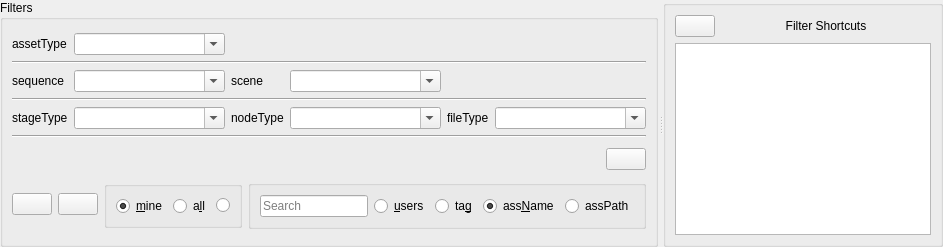
         <widget class="QSplitter" name="splitter">
          <property name="sizePolicy">
           <sizepolicy hsizetype="Preferred" vsizetype="Minimum">
            <horstretch>0</horstretch>
            <verstretch>0</verstretch>
           </sizepolicy>
          </property>
          <property name="maximumSize">
           <size>
            <width>16777215</width>
            <height>16777215</height>
           </size>
          </property>
          <property name="frameShape">
           <enum>QFrame::NoFrame</enum>
          </property>
          <property name="frameShadow">
           <enum>QFrame::Plain</enum>
          </property>
          <property name="lineWidth">
           <number>1</number>
          </property>
          <property name="orientation">
           <enum>Qt::Horizontal</enum>
          </property>
          <property name="opaqueResize">
           <bool>true</bool>
          </property>
          <property name="handleWidth">
           <number>5</number>
          </property>
          <property name="childrenCollapsible">
           <bool>false</bool>
          </property>
          <widget class="QGroupBox" name="groupBoxFilters">
           <property name="sizePolicy">
            <sizepolicy hsizetype="Preferred" vsizetype="Fixed">
             <horstretch>0</horstretch>
             <verstretch>0</verstretch>
            </sizepolicy>
           </property>
           <property name="minimumSize">
            <size>
             <width>0</width>
             <height>1</height>
            </size>
           </property>
           <property name="title">
            <string>Filters</string>
           </property>
           <layout class="QVBoxLayout" name="verticalLayout_5">
            <item>
             <layout class="QHBoxLayout" name="horizontalLayout_11">
              <item>
               <layout class="QGridLayout" name="gridLayout_3">
                <property name="sizeConstraint">
                 <enum>QLayout::SetMinimumSize</enum>
                </property>
                <item row="1" column="1">
                 <widget class="QComboBox" name="comboAssType">
                  <property name="editable">
                   <bool>true</bool>
                  </property>
                  <property name="insertPolicy">
                   <enum>QComboBox::InsertAlphabetically</enum>
                  </property>
                 </widget>
                </item>
                <item row="7" column="1">
                 <widget class="QComboBox" name="comboStage">
                  <property name="editable">
                   <bool>true</bool>
                  </property>
                  <property name="insertPolicy">
                   <enum>QComboBox::InsertAlphabetically</enum>
                  </property>
                  <property name="frame">
                   <bool>true</bool>
                  </property>
                 </widget>
                </item>
                <item row="4" column="3">
                 <widget class="QComboBox" name="comboScn">
                  <property name="editable">
                   <bool>true</bool>
                  </property>
                  <property name="insertPolicy">
                   <enum>QComboBox::InsertAlphabetically</enum>
                  </property>
                 </widget>
                </item>
                <item row="4" column="1">
                 <widget class="QComboBox" name="comboSeq">
                  <property name="editable">
                   <bool>true</bool>
                  </property>
                  <property name="insertPolicy">
                   <enum>QComboBox::InsertAlphabetically</enum>
                  </property>
                 </widget>
                </item>
                <item row="7" column="3">
                 <widget class="QComboBox" name="comboNode">
                  <property name="editable">
                   <bool>true</bool>
                  </property>
                  <property name="insertPolicy">
                   <enum>QComboBox::InsertAlphabetically</enum>
                  </property>
                 </widget>
                </item>
                <item row="7" column="5">
                 <widget class="QComboBox" name="comboFile">
                  <property name="editable">
                   <bool>true</bool>
                  </property>
                  <property name="insertPolicy">
                   <enum>QComboBox::InsertAlphabetically</enum>
                  </property>
                 </widget>
                </item>
                <item row="7" column="4">
                 <widget class="QLabel" name="label_11">
                  <property name="sizePolicy">
                   <sizepolicy hsizetype="Fixed" vsizetype="Preferred">
                    <horstretch>0</horstretch>
                    <verstretch>0</verstretch>
                   </sizepolicy>
                  </property>
                  <property name="text">
                   <string>fileType</string>
                  </property>
                 </widget>
                </item>
                <item row="7" column="2">
                 <widget class="QLabel" name="label_12">
                  <property name="sizePolicy">
                   <sizepolicy hsizetype="Fixed" vsizetype="Preferred">
                    <horstretch>0</horstretch>
                    <verstretch>0</verstretch>
                   </sizepolicy>
                  </property>
                  <property name="text">
                   <string>nodeType</string>
                  </property>
                 </widget>
                </item>
                <item row="7" column="0">
                 <widget class="QLabel" name="label_9">
                  <property name="sizePolicy">
                   <sizepolicy hsizetype="Fixed" vsizetype="Preferred">
                    <horstretch>0</horstretch>
                    <verstretch>0</verstretch>
                   </sizepolicy>
                  </property>
                  <property name="text">
                   <string>stageType</string>
                  </property>
                 </widget>
                </item>
                <item row="4" column="2">
                 <widget class="QLabel" name="label_10">
                  <property name="sizePolicy">
                   <sizepolicy hsizetype="Fixed" vsizetype="Preferred">
                    <horstretch>0</horstretch>
                    <verstretch>0</verstretch>
                   </sizepolicy>
                  </property>
                  <property name="text">
                   <string>scene</string>
                  </property>
                 </widget>
                </item>
                <item row="4" column="0">
                 <widget class="QLabel" name="label_8">
                  <property name="sizePolicy">
                   <sizepolicy hsizetype="Fixed" vsizetype="Preferred">
                    <horstretch>0</horstretch>
                    <verstretch>0</verstretch>
                   </sizepolicy>
                  </property>
                  <property name="text">
                   <string>sequence</string>
                  </property>
                 </widget>
                </item>
                <item row="5" column="0" colspan="6">
                 <widget class="Line" name="line_2">
                  <property name="orientation">
                   <enum>Qt::Horizontal</enum>
                  </property>
                 </widget>
                </item>
                <item row="1" column="0">
                 <widget class="QLabel" name="label_7">
                  <property name="sizePolicy">
                   <sizepolicy hsizetype="Fixed" vsizetype="Preferred">
                    <horstretch>0</horstretch>
                    <verstretch>0</verstretch>
                   </sizepolicy>
                  </property>
                  <property name="text">
                   <string>assetType</string>
                  </property>
                 </widget>
                </item>
                <item row="8" column="0" colspan="6">
                 <widget class="Line" name="line_9">
                  <property name="orientation">
                   <enum>Qt::Horizontal</enum>
                  </property>
                 </widget>
                </item>
                <item row="2" column="0" colspan="6">
                 <widget class="Line" name="line">
                  <property name="orientation">
                   <enum>Qt::Horizontal</enum>
                  </property>
                 </widget>
                </item>
               </layout>
              </item>
             </layout>
            </item>
            <item>
             <layout class="QHBoxLayout" name="horizontalLayout_4">
              <property name="sizeConstraint">
               <enum>QLayout::SetMinimumSize</enum>
              </property>
              <item>
               <spacer name="horizontalSpacer_2">
                <property name="orientation">
                 <enum>Qt::Horizontal</enum>
                </property>
                <property name="sizeType">
                 <enum>QSizePolicy::MinimumExpanding</enum>
                </property>
                <property name="sizeHint" stdset="0">
                 <size>
                  <width>40</width>
                  <height>20</height>
                 </size>
                </property>
               </spacer>
              </item>
              <item>
               <widget class="QPushButton" name="pushRefreshFilters">
                <property name="sizePolicy">
                 <sizepolicy hsizetype="Fixed" vsizetype="Fixed">
                  <horstretch>0</horstretch>
                  <verstretch>0</verstretch>
                 </sizepolicy>
                </property>
                <property name="focusPolicy">
                 <enum>Qt::NoFocus</enum>
                </property>
                <property name="text">
                 <string/>
                </property>
                <property name="flat">
                 <bool>false</bool>
                </property>
               </widget>
              </item>
             </layout>
            </item>
            <item>
             <layout class="QHBoxLayout" name="horizontalLayout_2">
              <property name="sizeConstraint">
               <enum>QLayout::SetDefaultConstraint</enum>
              </property>
              <item>
               <widget class="QPushButton" name="pushNewAsset">
                <property name="focusPolicy">
                 <enum>Qt::TabFocus</enum>
                </property>
                <property name="text">
                 <string/>
                </property>
                <property name="iconSize">
                 <size>
                  <width>28</width>
                  <height>28</height>
                 </size>
                </property>
                <property name="flat">
                 <bool>false</bool>
                </property>
               </widget>
              </item>
              <item>
               <widget class="QPushButton" name="pushAssImport">
                <property name="focusPolicy">
                 <enum>Qt::NoFocus</enum>
                </property>
                <property name="text">
                 <string/>
                </property>
                <property name="iconSize">
                 <size>
                  <width>28</width>
                  <height>28</height>
                 </size>
                </property>
                <property name="flat">
                 <bool>false</bool>
                </property>
               </widget>
              </item>
              <item>
               <widget class="QGroupBox" name="groupBox_4">
                <property name="sizePolicy">
                 <sizepolicy hsizetype="Preferred" vsizetype="Fixed">
                  <horstretch>0</horstretch>
                  <verstretch>0</verstretch>
                 </sizepolicy>
                </property>
                <property name="title">
                 <string/>
                </property>
                <layout class="QHBoxLayout" name="horizontalLayout_5">
                 <item>
                  <widget class="QRadioButton" name="radioMineAss">
                   <property name="focusPolicy">
                    <enum>Qt::NoFocus</enum>
                   </property>
                   <property name="text">
                    <string>&amp;mine</string>
                   </property>
                   <property name="checked">
                    <bool>true</bool>
                   </property>
                  </widget>
                 </item>
                 <item>
                  <widget class="QRadioButton" name="radioAllAss">
                   <property name="focusPolicy">
                    <enum>Qt::NoFocus</enum>
                   </property>
                   <property name="text">
                    <string>a&amp;ll</string>
                   </property>
                  </widget>
                 </item>
                 <item>
                  <widget class="QRadioButton" name="radioStarred">
                   <property name="focusPolicy">
                    <enum>Qt::NoFocus</enum>
                   </property>
                   <property name="text">
                    <string/>
                   </property>
                  </widget>
                 </item>
                </layout>
               </widget>
              </item>
              <item>
               <spacer name="horizontalSpacer_3">
                <property name="orientation">
                 <enum>Qt::Horizontal</enum>
                </property>
                <property name="sizeType">
                 <enum>QSizePolicy::Preferred</enum>
                </property>
                <property name="sizeHint" stdset="0">
                 <size>
                  <width>40</width>
                  <height>10</height>
                 </size>
                </property>
               </spacer>
              </item>
              <item>
               <widget class="QGroupBox" name="groupBox_3">
                <property name="sizePolicy">
                 <sizepolicy hsizetype="MinimumExpanding" vsizetype="Fixed">
                  <horstretch>0</horstretch>
                  <verstretch>0</verstretch>
                 </sizepolicy>
                </property>
                <property name="title">
                 <string/>
                </property>
                <property name="flat">
                 <bool>false</bool>
                </property>
                <property name="checkable">
                 <bool>false</bool>
                </property>
                <layout class="QVBoxLayout" name="verticalLayout_3">
                 <item>
                  <layout class="QHBoxLayout" name="horizontalLayout_6">
                   <item>
                    <widget class="QLineEdit" name="lineEditSearch">
                     <property name="sizePolicy">
                      <sizepolicy hsizetype="MinimumExpanding" vsizetype="Fixed">
                       <horstretch>0</horstretch>
                       <verstretch>0</verstretch>
                      </sizepolicy>
                     </property>
                     <property name="placeholderText">
                      <string>Search</string>
                     </property>
                     <property name="clearButtonEnabled">
                      <bool>true</bool>
                     </property>
                    </widget>
                   </item>
                   <item>
                    <widget class="QRadioButton" name="checkUsers">
                     <property name="sizePolicy">
                      <sizepolicy hsizetype="Fixed" vsizetype="Fixed">
                       <horstretch>0</horstretch>
                       <verstretch>0</verstretch>
                      </sizepolicy>
                     </property>
                     <property name="focusPolicy">
                      <enum>Qt::NoFocus</enum>
                     </property>
                     <property name="text">
                      <string>&amp;users</string>
                     </property>
                    </widget>
                   </item>
                   <item>
                    <widget class="QRadioButton" name="checkTag">
                     <property name="sizePolicy">
                      <sizepolicy hsizetype="Fixed" vsizetype="Fixed">
                       <horstretch>0</horstretch>
                       <verstretch>0</verstretch>
                      </sizepolicy>
                     </property>
                     <property name="focusPolicy">
                      <enum>Qt::NoFocus</enum>
                     </property>
                     <property name="text">
                      <string>ta&amp;g</string>
                     </property>
                     <property name="checked">
                      <bool>false</bool>
                     </property>
                    </widget>
                   </item>
                   <item>
                    <widget class="QRadioButton" name="checkAssName">
                     <property name="sizePolicy">
                      <sizepolicy hsizetype="Fixed" vsizetype="Fixed">
                       <horstretch>0</horstretch>
                       <verstretch>0</verstretch>
                      </sizepolicy>
                     </property>
                     <property name="focusPolicy">
                      <enum>Qt::NoFocus</enum>
                     </property>
                     <property name="text">
                      <string>ass&amp;Name</string>
                     </property>
                     <property name="checked">
                      <bool>true</bool>
                     </property>
                    </widget>
                   </item>
                   <item>
                    <widget class="QRadioButton" name="checkAssPath">
                     <property name="sizePolicy">
                      <sizepolicy hsizetype="Fixed" vsizetype="Fixed">
                       <horstretch>0</horstretch>
                       <verstretch>0</verstretch>
                      </sizepolicy>
                     </property>
                     <property name="focusPolicy">
                      <enum>Qt::NoFocus</enum>
                     </property>
                     <property name="text">
                      <string>assPath</string>
                     </property>
                     <property name="checked">
                      <bool>false</bool>
                     </property>
                    </widget>
                   </item>
                  </layout>
                 </item>
                </layout>
               </widget>
              </item>
             </layout>
            </item>
           </layout>
          </widget>
          <widget class="QGroupBox" name="groupBoxFilterShortcuts">
           <property name="sizePolicy">
            <sizepolicy hsizetype="MinimumExpanding" vsizetype="Fixed">
             <horstretch>0</horstretch>
             <verstretch>0</verstretch>
            </sizepolicy>
           </property>
           <property name="minimumSize">
            <size>
             <width>0</width>
             <height>1</height>
            </size>
           </property>
           <property name="title">
            <string/>
           </property>
           <layout class="QVBoxLayout" name="verticalLayout_4">
            <item>
             <layout class="QHBoxLayout" name="horizontalLayout_7">
              <item>
               <widget class="QPushButton" name="pushSaveFilters">
                <property name="sizePolicy">
                 <sizepolicy hsizetype="Fixed" vsizetype="Fixed">
                  <horstretch>0</horstretch>
                  <verstretch>0</verstretch>
                 </sizepolicy>
                </property>
                <property name="focusPolicy">
                 <enum>Qt::NoFocus</enum>
                </property>
                <property name="toolTip">
                 <string>save the current selected filter config</string>
                </property>
                <property name="toolTipDuration">
                 <number>5000</number>
                </property>
                <property name="text">
                 <string/>
                </property>
                <property name="flat">
                 <bool>false</bool>
                </property>
               </widget>
              </item>
              <item>
               <widget class="QLabel" name="label">
                <property name="text">
                 <string>Filter Shortcuts</string>
                </property>
                <property name="alignment">
                 <set>Qt::AlignCenter</set>
                </property>
               </widget>
              </item>
             </layout>
            </item>
            <item>
             <widget class="QListWidget" name="listWidgetSearch">
              <property name="sizePolicy">
               <sizepolicy hsizetype="Minimum" vsizetype="Expanding">
                <horstretch>0</horstretch>
                <verstretch>0</verstretch>
               </sizepolicy>
              </property>
              <property name="minimumSize">
               <size>
                <width>1</width>
                <height>1</height>
               </size>
              </property>
              <property name="contextMenuPolicy">
               <enum>Qt::CustomContextMenu</enum>
              </property>
             </widget>
            </item>
           </layout>
          </widget>
         </widget>
